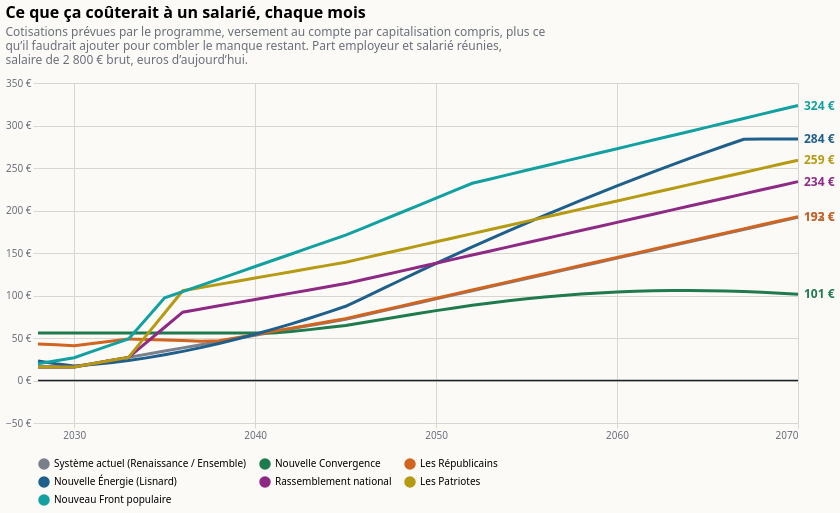

The Vega-Lite source for this figure:
### Vega-Lite specification from a JSON file in a GitHub repository (floating-point values rounded to 4 significant figures; data arrays with more than 128 entries replaced by an {"elided": "..."} marker saying what was removed)
{"$schema": "https://vega.github.io/schema/vega-lite/v6.json", "title": {"text": "Ce que ça coûterait à un salarié, chaque mois", "subtitle": ["Cotisations prévues par le programme, versement au compte par capitalisation compris, plus ce", "qu’il faudrait ajouter pour combler le manque restant. Part employeur et salarié réunies,", "salaire de 2 800 € brut, euros d’aujourd’hui."], "anchor": "start", "fontSize": 16, "subtitleColor": "#6b6f7b", "subtitlePadding": 6, "offset": 12}, "background": "#fbfaf7", "config": {"font": "system-ui, sans-serif", "axis": {"gridColor": "#d9d6cf", "labelColor": "#6b6f7b", "domain": false, "tickColor": "#d9d6cf"}, "legend": {"orient": "bottom", "columns": 3, "labelLimit": 2000, "symbolOpacity": 1}, "view": {"stroke": null}}, "width": 760, "height": 340, "data": {"values": {"elided": "301 records"}}, "encoding": {"x": {"field": "annee", "type": "quantitative", "scale": {"domain": [2028, 2070]}, "axis": {"format": "d", "title": null, "values": [2030, 2040, 2050, 2060, 2070]}}, "y": {"field": "valeur", "type": "quantitative", "scale": {"zero": true, "padding": 12}, "axis": {"title": null, "labelExpr": "replace(format(datum.value, ',.0f'), ',', ' ') + ' €'", "tickCount": 7}}, "color": {"field": "programme", "type": "nominal", "title": null, "sort": ["Système actuel (Renaissance / Ensemble)", "Nouvelle Convergence", "Les Républicains", "Nouvelle Énergie (Lisnard)", "Rassemblement national", "Les Patriotes", "Nouveau Front populaire"], "scale": {"domain": ["Système actuel (Renaissance / Ensemble)", "Nouvelle Convergence", "Les Républicains", "Nouvelle Énergie (Lisnard)", "Rassemblement national", "Les Patriotes", "Nouveau Front populaire"], "range": ["#7a7f8c", "#1f7a4d", "#d1641f", "#1f5f8b", "#8e2a84", "#b59a12", "#12a0a0"]}, "legend": {"orient": "bottom", "columns": 3, "labelLimit": 2000}}}, "layer": [{"mark": {"type": "line", "strokeWidth": 3}}, {"data": {"values": [{"y": 0}]}, "mark": {"type": "rule", "strokeWidth": 1.5}, "encoding": {"x": {"value": 0}, "x2": {"value": 760}, "y": {"field": "y", "type": "quantitative"}, "color": {"value": "#1b1f2a"}}}, {"data": {"values": [{"annee": 2070, "programme": "Système actuel (Renaissance / Ensemble)", "valeur": 192.0, "etiquette": "192 €"}, {"annee": 2070, "programme": "Nouvelle Convergence", "valeur": 101.4, "etiquette": "101 €"}, {"annee": 2070, "programme": "Les Républicains", "valeur": 192.8, "etiquette": "193 €"}, {"annee": 2070, "programme": "Nouvelle Énergie (Lisnard)", "valeur": 284.2, "etiquette": "284 €"}, {"annee": 2070, "programme": "Rassemblement national", "valeur": 234, "etiquette": "234 €"}, {"annee": 2070, "programme": "Les Patriotes", "valeur": 259.2, "etiquette": "259 €"}, {"annee": 2070, "programme": "Nouveau Front populaire", "valeur": 323.5, "etiquette": "324 €"}]}, "mark": {"type": "text", "align": "left", "dx": 6, "fontSize": 12, "fontWeight": "bold"}, "encoding": {"text": {"field": "etiquette"}}}]}
